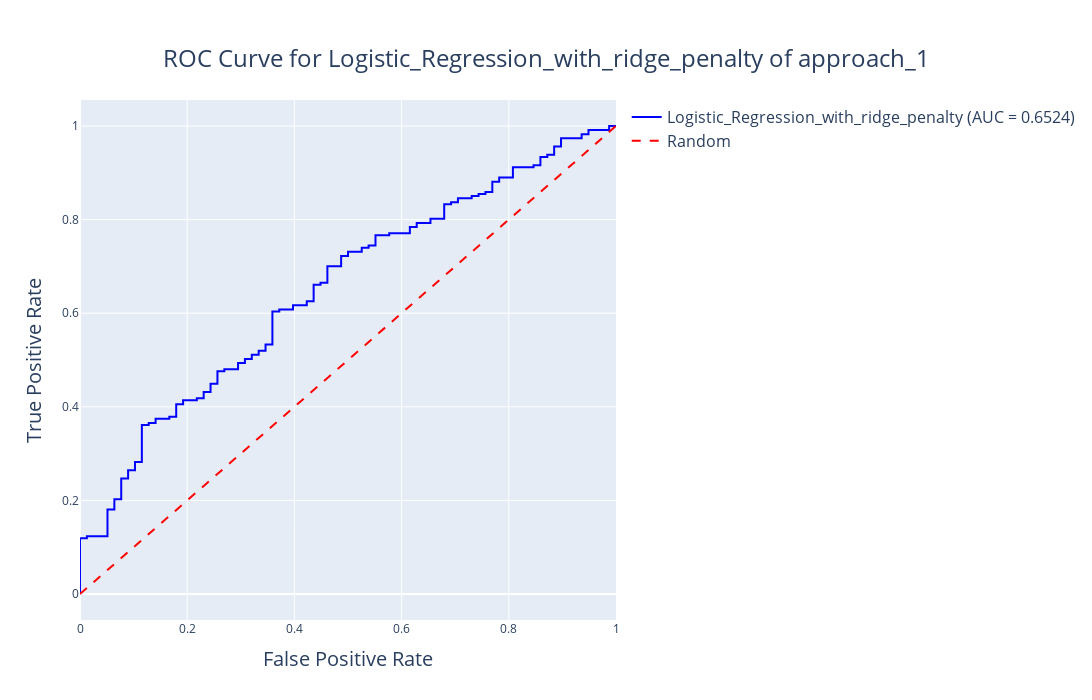

The cell this chart's notebook holds for it:
### Markdown cell above
### <a id='toc1_1_1_'></a>[2.1 Logistics regression](#toc0_)

### Code cell
### 1. Define hyperparameter distributions for each model
log_reg_params = {
    "C": uniform(0.01, 10),
    "penalty": ["l2"],
    "solver": ["sag"],
}

### 2. Train Logistic Regression
log_reg = LogisticRegression(max_iter=1000)
log_reg_best, log_reg_auc, log_reg_acc, log_reg_f1, report = (
    model_training.tune_and_evaluate_model(
        log_reg,
        log_reg_params,
        X_train,
        y_train,
        X_test,
        y_test,
        model_name="Logistic_Regression_with_ridge_penalty",
        log_dir="models/logs/approach_1",
        model_dir="models/saved_models/approach_1",
        approach="approach_1",
    )
)
